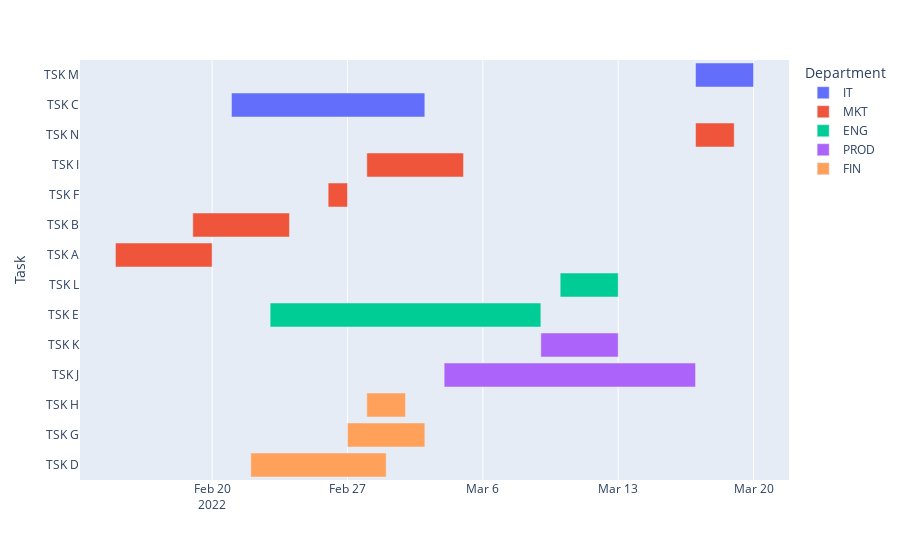

Write notebook code for a chart like this one.
### Markdown cell above
## 2.画图
### 2.1 使用plotly

### Code cell
### 使用plotly画图
import plotly.express as px

fig = px.timeline(df, x_start="Start", x_end="End", y="Task", color="Department") # 注意同一color的task会被自动排到一起。
fig.update_yaxes(autorange="reversed") # otherwise tasks are listed from the bottom up
fig.show()
# fig.write_html('./image/gantt_plotly.html')

### Figure 1 — Plotly figure (JSON) as saved in the notebook; plotly's stock layout.template omitted (floating-point values rounded to 4 significant figures)
{"data": [{"alignmentgroup": "True", "base": ["2022-03-17T00:00:00", "2022-02-21T00:00:00"], "hovertemplate": "Department=IT<br>Start=%{base}<br>End=%{x}<br>Task=%{y}<extra></extra>", "legendgroup": "IT", "marker": {"color": "#636efa"}, "name": "IT", "offsetgroup": "IT", "orientation": "h", "showlegend": true, "textposition": "auto", "x": [259200000.0, 864000000.0], "xaxis": "x", "y": ["TSK M", "TSK C"], "yaxis": "y", "type": "bar"}, {"alignmentgroup": "True", "base": ["2022-03-17T00:00:00", "2022-02-28T00:00:00", "2022-02-26T00:00:00", "2022-02-19T00:00:00", "2022-02-15T00:00:00"], "hovertemplate": "Department=MKT<br>Start=%{base}<br>End=%{x}<br>Task=%{y}<extra></extra>", "legendgroup": "MKT", "marker": {"color": "#EF553B"}, "name": "MKT", "offsetgroup": "MKT", "orientation": "h", "showlegend": true, "textposition": "auto", "x": [172800000.0, 432000000.0, 86400000.0, 432000000.0, 432000000.0], "xaxis": "x", "y": ["TSK N", "TSK I", "TSK F", "TSK B", "TSK A"], "yaxis": "y", "type": "bar"}, {"alignmentgroup": "True", "base": ["2022-03-10T00:00:00", "2022-02-23T00:00:00"], "hovertemplate": "Department=ENG<br>Start=%{base}<br>End=%{x}<br>Task=%{y}<extra></extra>", "legendgroup": "ENG", "marker": {"color": "#00cc96"}, "name": "ENG", "offsetgroup": "ENG", "orientation": "h", "showlegend": true, "textposition": "auto", "x": [259200000.0, 1210000000.0], "xaxis": "x", "y": ["TSK L", "TSK E"], "yaxis": "y", "type": "bar"}, {"alignmentgroup": "True", "base": ["2022-03-09T00:00:00", "2022-03-04T00:00:00"], "hovertemplate": "Department=PROD<br>Start=%{base}<br>End=%{x}<br>Task=%{y}<extra></extra>", "legendgroup": "PROD", "marker": {"color": "#ab63fa"}, "name": "PROD", "offsetgroup": "PROD", "orientation": "h", "showlegend": true, "textposition": "auto", "x": [345600000.0, 1123000000.0], "xaxis": "x", "y": ["TSK K", "TSK J"], "yaxis": "y", "type": "bar"}, {"alignmentgroup": "True", "base": ["2022-02-28T00:00:00", "2022-02-27T00:00:00", "2022-02-22T00:00:00"], "hovertemplate": "Department=FIN<br>Start=%{base}<br>End=%{x}<br>Task=%{y}<extra></extra>", "legendgroup": "FIN", "marker": {"color": "#FFA15A"}, "name": "FIN", "offsetgroup": "FIN", "orientation": "h", "showlegend": true, "textposition": "auto", "x": [172800000.0, 345600000.0, 604800000.0], "xaxis": "x", "y": ["TSK H", "TSK G", "TSK D"], "yaxis": "y", "type": "bar"}], "layout": {"xaxis": {"anchor": "y", "domain": [0.0, 1.0], "type": "date"}, "yaxis": {"anchor": "x", "domain": [0.0, 1.0], "title": {"text": "Task"}, "autorange": "reversed"}, "legend": {"title": {"text": "Department"}, "tracegroupgap": 0}, "margin": {"t": 60}, "barmode": "overlay"}}
